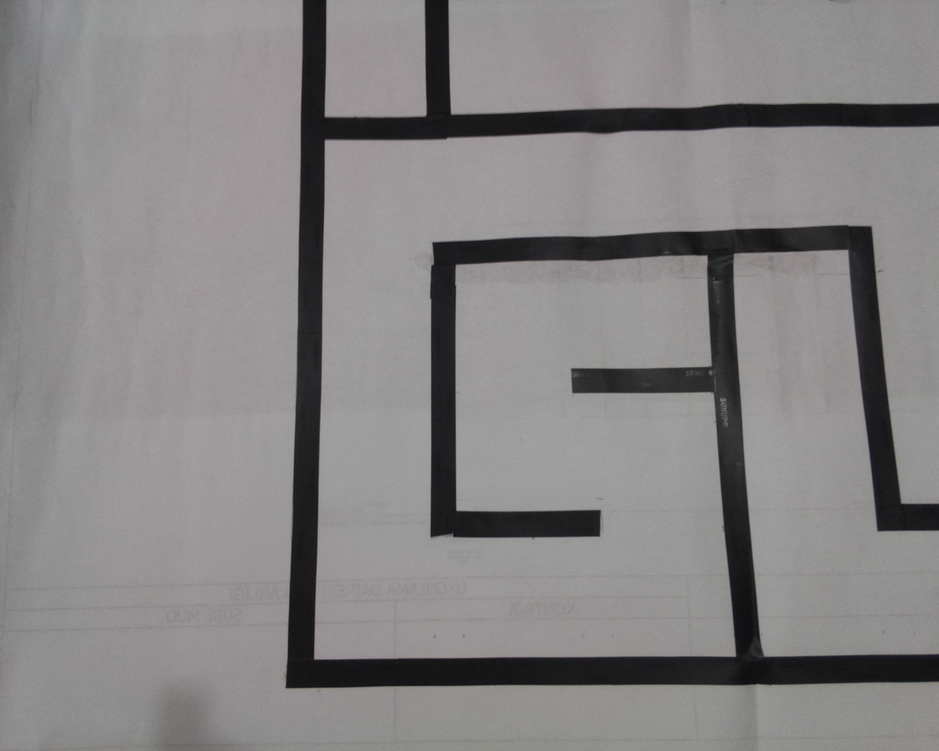
#> input picture fotolar/solalt.png, 939 x 751 px, shrunk from 1280 x 1024 before the run, found by its file name
$ python automatic_perspective_transform.py
#> lines starting #> are read from the running program, lines starting #| are printed output that depends on the picture; after the words box and inside, x2 and y2 are one past the last pixel; in counts of white or black regions, pixels touching at a corner belong together
import cv2
import numpy as np

image = cv2.imread('/home/frkn/Desktop/fotolar/solalt.png')
#> image is the input picture: shape (751, 939, 3); mean B, G, R 132.3, 131.8, 134.3
image_gray = cv2.cvtColor(image,cv2.COLOR_BGR2GRAY)

image_gray = np.float32(image_gray)
dst = cv2.cornerHarris(image_gray,2,3,0.04)
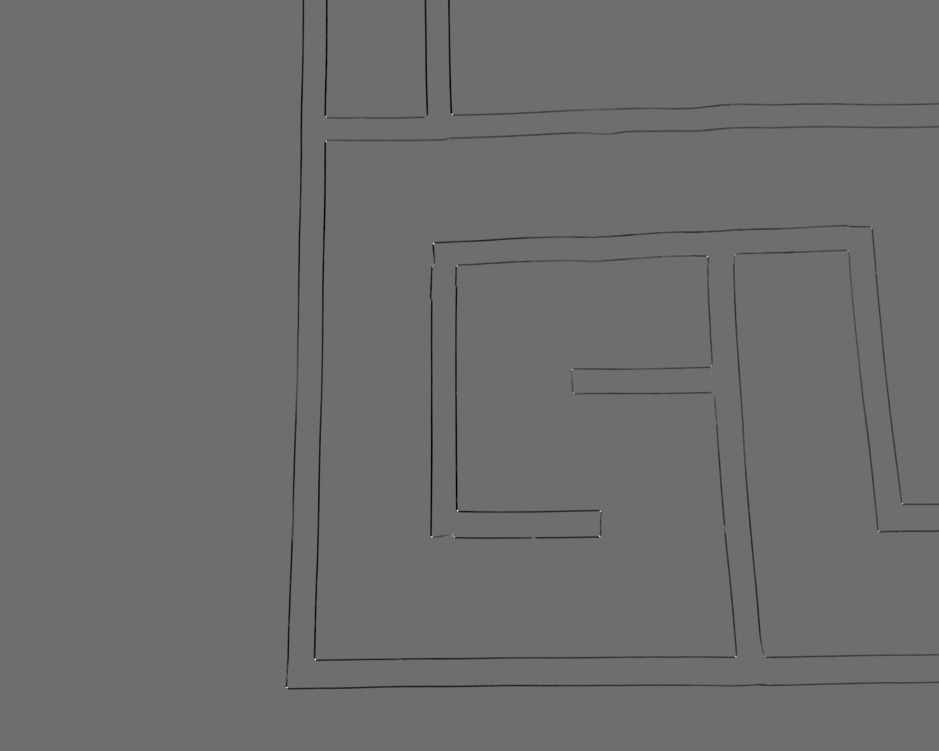
#> dst: shape (751, 939) float32; min -5227908, max 6804199, mean -45369.1; drawn with min black and max white

dst = cv2.dilate(dst,None)
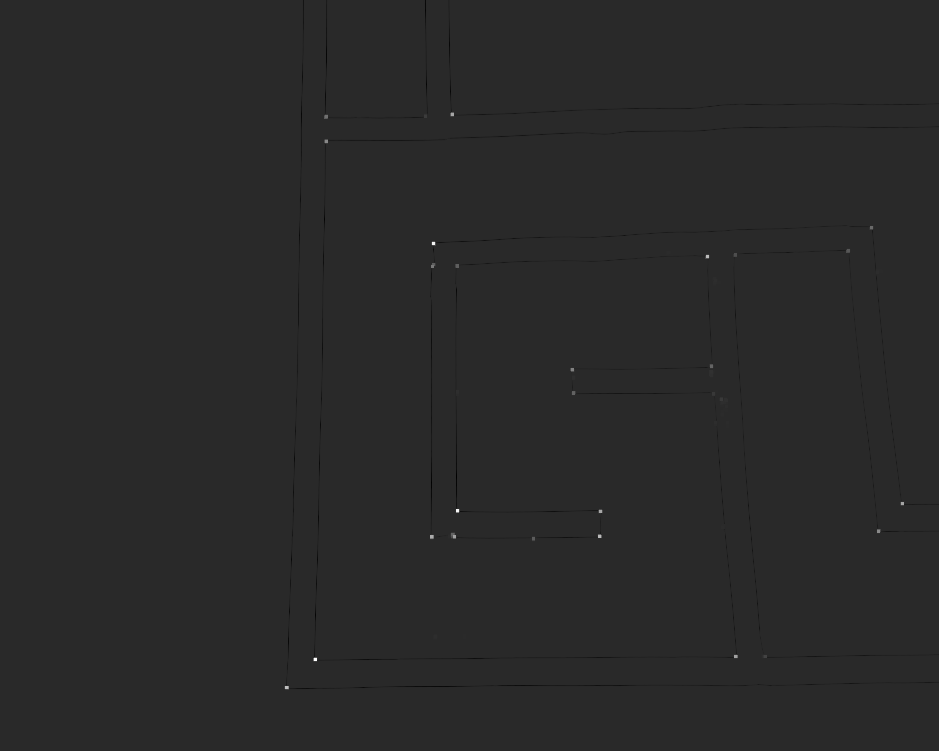
#> dst: shape (751, 939) float32; min -1307033.9, max 6804199, mean -2251.1; drawn with min black and max white

image[dst>0.01*dst.max()] = [0,0,255]
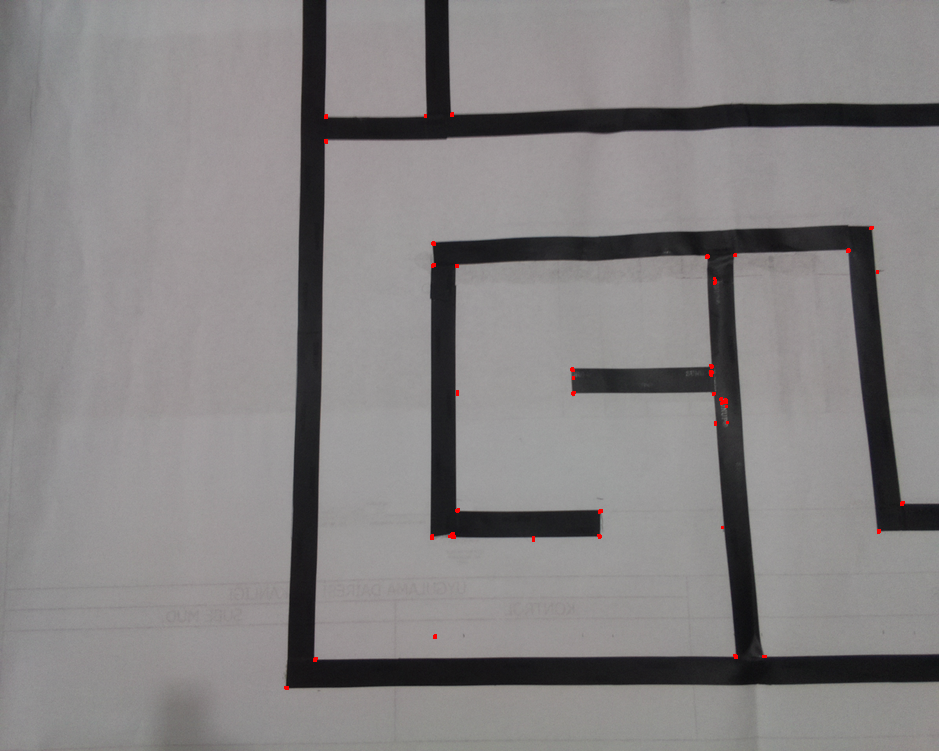
#> image: shape (751, 939, 3); 0.11% of pixels changed, all inside (x1, y1, x2, y2) = (284, 112, 905, 690)

coord = np.where(np.all(image == (0, 0, 255), axis=-1))
#> coord = 765 positions, rows 112 to 689, columns 284 to 904
coord_sum = np.zeros(len(coord[0]))
#> coord_sum = 765 values from 0 to 0
coord_dif = np.zeros(len(coord[0]))
#> coord_dif = 765 values from 0 to 0
for i in range(len(coord[0])):
	coord_sum [i] = coord[0][i]+coord[1][i]
	coord_dif [i] = coord[0][i]-coord[1][i]
#> after the loop, coord_dif = 765 values, max 404 at index 756, min -647 at index 72, mean -193.7; coord_sum = 765 values, max 1423 at index 723, min 439 at index 7, mean 1002.8

sagalt_y = coord[0][coord_sum.tolist().index(max(coord_sum))]
#> sagalt_y = 657
sagalt_x = coord[1][coord_sum.tolist().index(max(coord_sum))]
#> sagalt_x = 766
solust_y = coord[0][coord_sum.tolist().index(min(coord_sum))]
#> solust_y = 114
solust_x = coord[1][coord_sum.tolist().index(min(coord_sum))]
#> solust_x = 325
solalt_y = coord[0][coord_dif.tolist().index(max(coord_dif))]
#> solalt_y = 688
solalt_x = coord[1][coord_dif.tolist().index(max(coord_dif))]
#> solalt_x = 284
sagust_y = coord[0][coord_dif.tolist().index(min(coord_dif))]
#> sagust_y = 226
sagust_x = coord[1][coord_dif.tolist().index(min(coord_dif))]
#> sagust_x = 873

pts1 = np.float32([[solust_x,solust_y],[sagust_x,sagust_y],[solalt_x,solalt_y],[sagalt_x,sagalt_y]])
#> pts1 = [[325, 114], [873, 226], [284, 688], [766, 657]]
pts2 = np.float32([[0,0],[1000,0],[0,1000],[1000,1000]])

M = cv2.getPerspectiveTransform(pts1,pts2)
#> M = [[1.14, 0.0816, -380.5], [-0.247, 1.21, -57.57], [-0.000344, -0.000287, 1]]
dst = cv2.warpPerspective(image,M,(1000,1000))
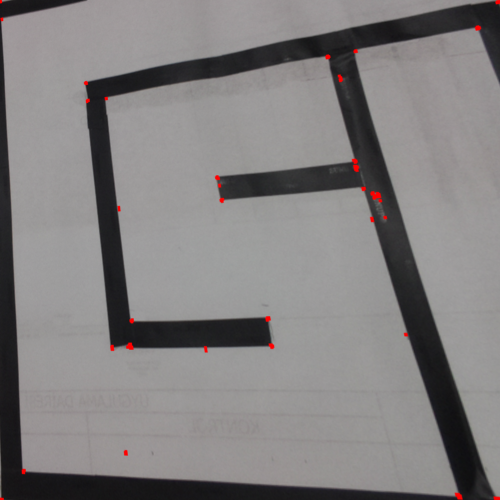
#> dst: shape (1000, 1000, 3) (shown at 1/2 size); mean B, G, R 127.5, 127.2, 129.9

cv2.imwrite('/home/frkn/Desktop/fotolar/labirent_norm.png',dst)

$ run again, with fotolar/labirent.png copied over fotolar/solalt.png
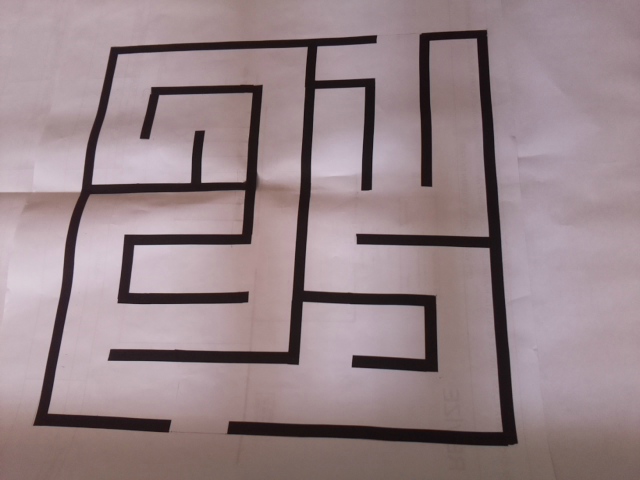
#> input picture fotolar/labirent.png, 640 x 480 px, found by its file name
#> image is the input picture: shape (480, 640, 3); mean B, G, R 136.6, 132, 151
#> `image[dst>0.01*dst.max()] = [0,0,255]`:
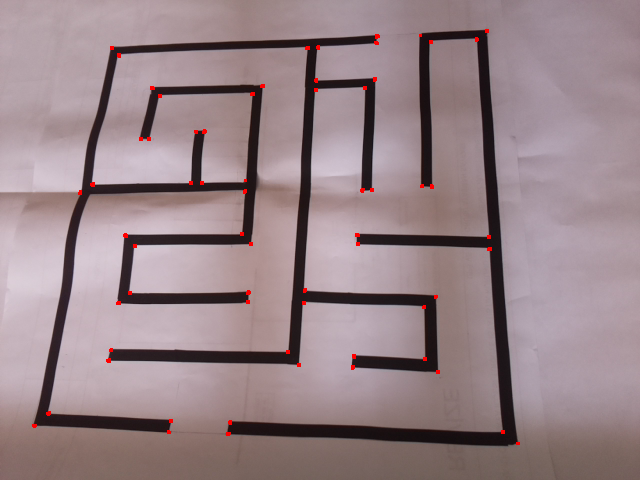
#> image: shape (480, 640, 3); 0.36% of pixels changed, all inside (x1, y1, x2, y2) = (32, 29, 520, 445)
#> coord = 1101 positions, rows 29 to 444, columns 32 to 519
#> `coord_sum = np.zeros(len(coord[0]))`: coord_sum = 1101 values from 0 to 0
#> after the loop `for i in range(len(coord[0])):`: coord_dif = 1101 values, max 394 at index 1031, min -459 at index 3, mean -54.37; coord_sum = 1101 values, max 963 at index 1100, min 156 at index 102, mean 494.4
#> sagalt_y = 444
#> sagalt_x = 519
#> solust_y = 46
#> solust_x = 110
#> solalt_y = 426
#> solalt_x = 32
#> sagust_y = 29
#> sagust_x = 488
#> pts1 = [[110, 46], [488, 29], [32, 426], [519, 444]]
#> M = [[3.08, 0.633, -368.2], [0.163, 3.63, -185.1], [0.000266, 0.000843, 1]]
#> `dst = cv2.warpPerspective(image,M,(1000,1000))`:
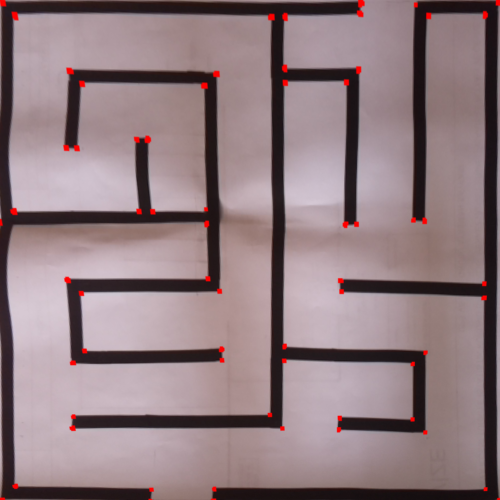
#> dst: shape (1000, 1000, 3) (shown at 1/2 size); mean B, G, R 128, 123.6, 144

$ run again, with fotolar/labirent_normalized.png copied over fotolar/solalt.png
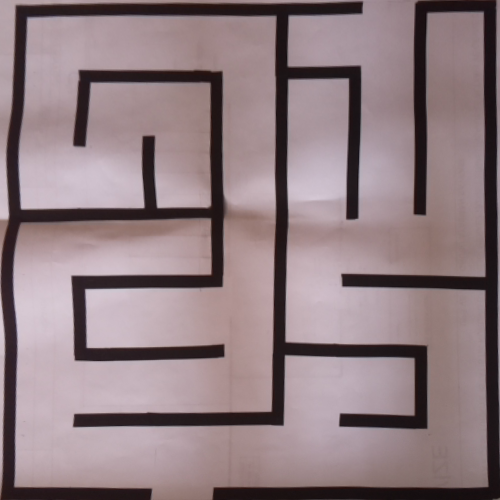
#> input picture fotolar/labirent_normalized.png, 500 x 500 px, found by its file name
#> image is the input picture: shape (500, 500, 3); mean B, G, R 128.9, 124.5, 143.3
#> `image[dst>0.01*dst.max()] = [0,0,255]`:
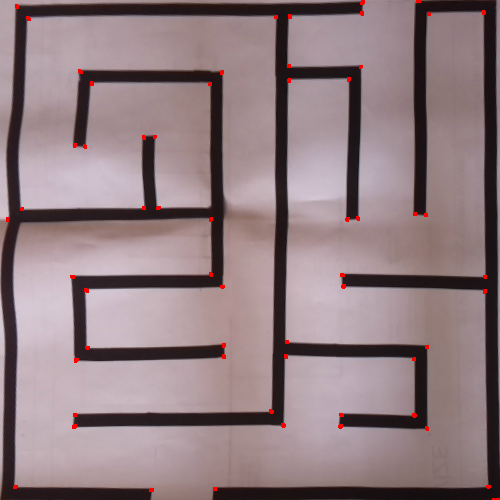
#> image: shape (500, 500, 3); 0.43% of pixels changed, all inside (x1, y1, x2, y2) = (6, 0, 500, 500)
#> coord = 1064 positions, rows 0 to 499, columns 6 to 499
#> `coord_sum = np.zeros(len(coord[0]))`: coord_sum = 1064 values from 0 to 0
#> after the loop `for i in range(len(coord[0])):`: coord_dif = 1064 values, max 475 at index 1013, min -474 at index 57, mean -8.78; coord_sum = 1064 values, max 998 at index 1063, min 19 at index 33, mean 491.6
#> sagalt_y = 499
#> solust_y = 4
#> solust_x = 15
#> solalt_y = 488
#> solalt_x = 13
#> sagust_y = 10
#> sagust_x = 484
#> pts1 = [[15, 4], [484, 10], [13, 488], [499, 499]]
#> M = [[2.15, 0.0089, -32.34], [-0.0274, 2.14, -8.16], [1.94e-05, 7.44e-05, 1]]
#> `dst = cv2.warpPerspective(image,M,(1000,1000))`:
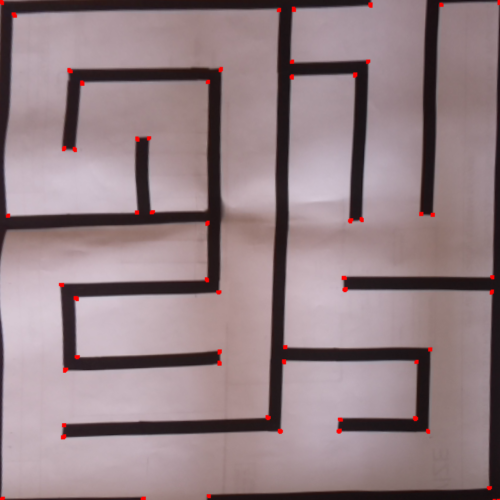
#> dst: shape (1000, 1000, 3) (shown at 1/2 size); mean B, G, R 132.5, 128.1, 148.3
